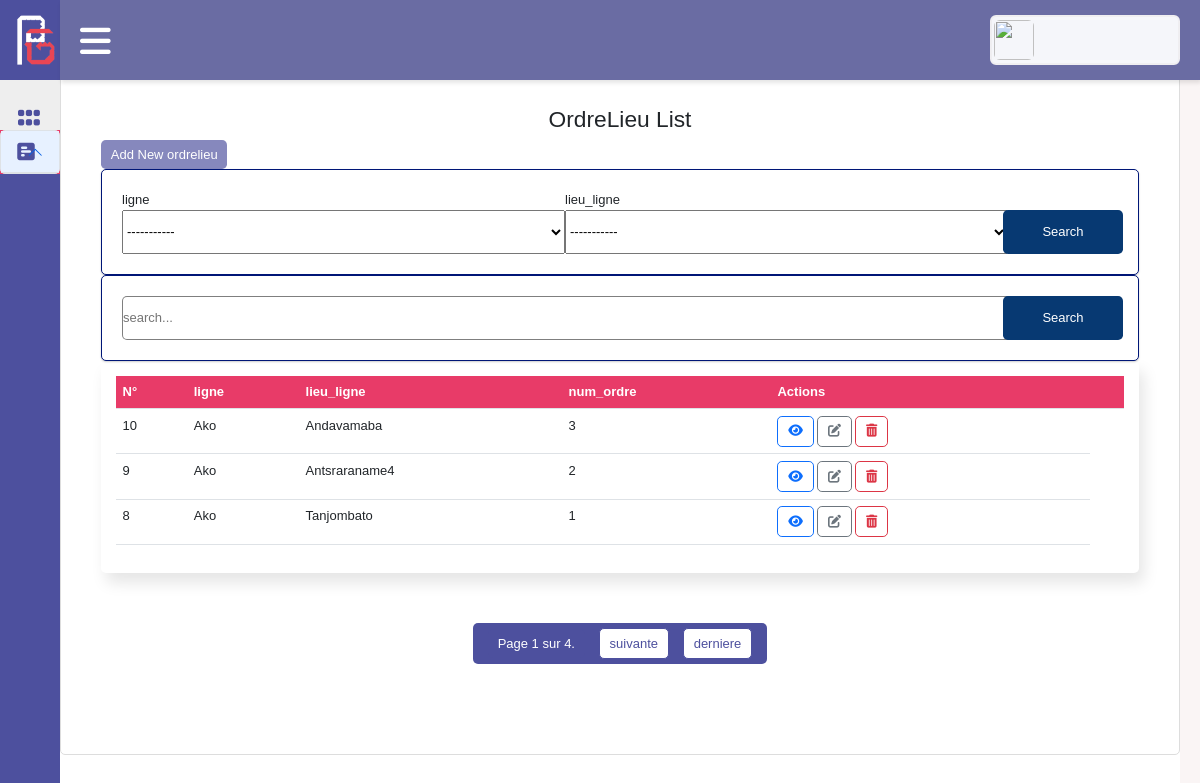
Page /transport_scolaire/ordrelieu on the earlier database version.
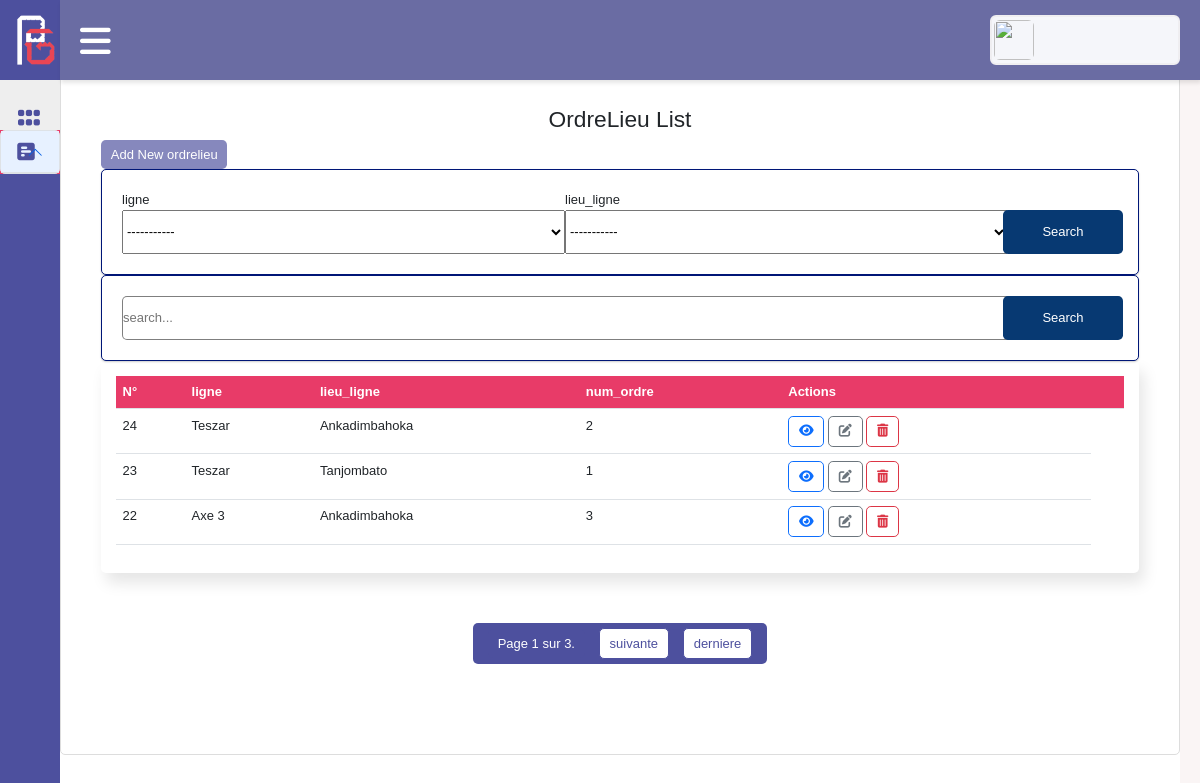
Same page on the later database version.
### transport_scolaire/models.py (models this page shows)
class OrdreLieu(models.Model):
     ligne = models.ForeignKey(Ligne, on_delete=models.CASCADE,)
     lieu_ligne = models.ForeignKey(LieuLigne, on_delete=models.CASCADE,)
     num_ordre = models.IntegerField()

class Ligne(models.Model):
     nom = models.CharField(max_length=50,)
     def __str__(self):
          return f"{self.nom}"

class LieuLigne(models.Model):
     nom_lieu = models.CharField(max_length=50,)
     latitude = models.CharField(max_length=50,default="-18.881589691375204",blank=False,)
     longitude = models.CharField(max_length=50,default="47.50664234161377",null=True,blank=False,)
     def __str__(self):
          return f"{self.nom_lieu}"

### transport_scolaire/views_generic.py (the view)
# urls.py: path('ordrelieu',OrdreLieuListView.as_view(), name='ordrelieu-list'),
class OrdreLieuListView(ListView):
     model = OrdreLieu
     template_name = 'ordrelieu/list.html'
     context_object_name = 'ordrelieus'
     number_page =3
     def get_context_data(self, **kwargs: Any) -> dict[str, Any]:
          context= super().get_context_data(**kwargs)
          search_query = self.request.GET.get('search_query') or ''
          objects =OrdreLieu.objects.all().order_by('-pk')
          search_filter = self.request.GET.get('search_filter_ligne') or ''
          if search_filter:
               objects=objects.filter(Q(ligne__pk=search_filter))
               context['search_filter_ligne']=search_filter
          search_filter = self.request.GET.get('search_filter_lieu_ligne') or ''
          if search_filter:
               objects=objects.filter(Q(lieu_ligne__pk=search_filter))
               context['search_filter_lieu_ligne']=search_filter
          if search_query:
               objects=objects.filter(Q(pk__icontains=search_query) | Q(num_ordre__icontains=search_query) )
          context['search_query']=search_query
          context['lignes']=Ligne.objects.all()
          context['lieu_lignes']=LieuLigne.objects.all()
          paginator = Paginator(objects,self.number_page)
          page_number = self.request.GET.get('page')
          page_obj = paginator.get_page(page_number)
          context['ordrelieus']=page_obj
          return context

### transport_scolaire/templates/ordrelieu/list.html (shortened to what this page needs)
{% extends 'base.html' %}
{% block title %}
   <div class='page_title'><h3>OrdreLieu List</h3></div>
{% endblock title %}
{% block content %}
   <div class='actions'>
      <a href='{% url 'transport_scolaire:ordrelieu-create' %}' class='btn btn-primary text-white'>
         Add New ordrelieu
   </a>
   </div>
   <form class='form-search'  method='GET'>
   <div class='content-search'>
         <div class='d-flex group flex-column '>            <label>ligne</label>            <select type='text'  name='search_filter_ligne'>
<option value=''>-----------</option>
         </div>         <div class='d-flex group flex-column '>            <label>lieu_ligne</label>            <select type='text'  name='search_filter_lieu_ligne'>
<option value=''>-----------</option>
         </div>         <button type='submit' class='btn btn-primary sub-2 text-white' >Search</button>
   </div>
   </form>
   <form class='form-search'  method='GET'>
         <input type='text' name='search_query' value='{{search_query}}' placeholder='search...'>
         <button type='submit' class='btn btn-primary text-white' >Search</button>
   </form>
   <div class='table-responsive'>
      <table class='table'>
         <thead>
            <tr>
               <th>N°</th>
               <th>ligne</th>
               <th>lieu_ligne</th>
               <th>num_ordre</th>
               <th>Actions<th>
            </tr>
         </thead>
         <tbody>
         {% for ordrelieu in ordrelieus %}
            <tr>
               <td>{{ ordrelieu.pk }}</td>
               <td>{{ ordrelieu.ligne }}</td>
               <td>{{ ordrelieu.lieu_ligne }}</td>
               <td>{{ ordrelieu.num_ordre }}</td>
               <td class='col-actions'>
                  <a class='see btn btn-outline-primary text-primary' href="{% url 'transport_scolaire:ordrelieu-detail' ordrelieu.pk %}"><i class='fa-solid fa-eye'></i></a>
                  <a class='update btn btn-outline-secondary text-secondary' href="{% url 'transport_scolaire:ordrelieu-update' ordrelieu.pk %}"><i class='fa-solid fa-pen-to-square'></i></a>
                  <a class='delete btn btn-outline-danger text-danger' href="{% url 'transport_scolaire:ordrelieu-delete' ordrelieu.pk %}"><i class='fa-solid fa-trash-can'></i></a>
               </td>
            </tr>
         {% endfor %}
         </tbody>
      </table>
   </div>
<div class="panigation">
            <span>
               <span>
                   Page {{ ordrelieus.number }} sur {{ ordrelieus.paginator.num_pages }}.
               </span>
               {% if ordrelieus.has_next %}
                   <a href="?page={{ ordrelieus.next_page_number }}">suivante</a>
                   <a href="?page={{ ordrelieus.paginator.num_pages }}">derniere</a>
               {% endif %}
           </span>
       </div>
{% endblock content %}

### app_master/templates/base.html (shortened to what this page needs)
{% load static %}
<!DOCTYPE html>
<html>
<head>
    <link rel='stylesheet' type='text/css' media='screen' href='{% static 'css/all.min.css' %}'>
    <link rel='stylesheet' type='text/css' media='screen' href='{% static 'css/fontawesome.min.css' %}'>
    <link rel='stylesheet' href='{% static 'css/jquery-ui.min.css' %}'>
    <link rel='stylesheet' type='text/css' media='screen' href='{% static 'css/main.css' %}'>
    <link rel='stylesheet' type='text/css' media='screen' href='{% static 'css/form.css' %}'>
    <link rel='stylesheet' type='text/css' media='screen' href='{% static 'css/base.css' %}'>
    <link rel='stylesheet' type='text/css' media='screen' href='{% static 'css/bootstrap.min.css' %}'>
</head>
<body>
    <div class='side-bar'>
        <div class='logo-detail'>
            <div class="logo-img" >
                     <img src='{% static 'image/logo.png' %}' />
             </div>
            <span class='logo_name'>
               <span class="project">Project</span><span class="generator"> Genrator</span>
            </span>
        </div>
        <ul class='nav-link'>
            <div class='menu-item dashboard active'>
                <a href='{% url 'dashboard' %}'>
                    <i class='fa-solid fa-grip'></i>
                    <span class='link_name'>Dashboard</span>
                </a>
            </div>
            <div class='accordion' id='accordionExample'>
                <div class='accordion-item'>
                  <h2 class='accordion-header' id='headingOne'>
                    <button class='accordion-button' type='button' data-bs-toggle='collapse' data-bs-target='#collapseOne' aria-expanded='true' aria-controls='collapseOne'>
<i class="fa-solid fa-square-poll-horizontal"></i> <span>transport_scolaire</span>
                    </button>
                  </h2>
                </div>
                    </div>
        </ul>
    </div>
    <section class='dashboard home-section active' id="app">
        <nav>
            <div class='side-bar-button'>
                <i class='fa-solid fa-bars sidebarBtn' style="color:#fff;"></i>
            </div>
            <div class='profile-detail'>
                {% if user.profile_photo %}
                       <img src='{{ user.profile_photo.url }}'>
                    {% else %}
                       <img src='{% static 'default-user-profile.jpg' %}' alt=''>
                    {% endif %}
            </div>
        </nav>
        <div class='home_content'>
            <div class='title'>
                {% block title %}{% endblock title %}
                </div>
            {% block content %}{% endblock content %}
        </div>
    </section>
</body>
</html>
</html>

### app_master/static/css/main.css (style rules this page uses)
* { margin: 0; padding: 0; box-sizing: border-box; font-family: 'Poppins', sans-serif; font-size: 13px; }
a { text-decoration: none !important; }
body { background-color: #faf5f5 !important; width: 100%; }
.side-bar { position: fixed; height: 100%; width: 220px; background-color: #4D509E; transition: all 0.5s ease; }
.side-bar .logo-detail { height: 80px; width: 100%; display: flex; align-items: center; }
.side-bar .logo-detail span { margin-left: 20px; font-size: 16px; font-weight: 800; color: #fff; }
.nav-link .dashboard { display: flex; align-items: center; background-color: #eeeeee !important; color: #4D509E !important; padding-left: 20px; height: 50px; }
.nav-link .dashboard a { color: #4D509E !important; margin-left: 5px; }
.nav-link .dashboard a i { color: #4D509E !important; font-size: 25px; }
.nav-link .dashboard a span { font-size: 13px; margin-left: 20px; font-weight: 600; }
.side-bar .nav-link .menu-item.active { background-color: #f5f5f5; color: black; }
.side-bar .nav-link .menu-item.active a i { color: rgb(255, 255, 255); }
section { background-color: #ffffff; position: relative; min-height: 100vh; width: calc(100vw - 240px); left: 220px; top: 0; transition: all 0.4s ease; }
section nav { position: fixed; top:0; z-index: 10; width: calc(100vw - 220px); left: 220px; height: 80px; background-color: #6a6ca3; padding: 0 20px; display: flex; align-items: center; justify-content: space-between; transition: all 0.5s ease; box-shadow: 1px 3px 4px rgba(0, 0, 0, 0.1); }
section nav .side-bar-button { display: flex; align-items: center; font-size: 24px; font-weight: 500; }
section nav .side-bar-button i { font-size: 35px; margin-right: 10px; }
nav .profile-detail { display: flex; align-items: center; height: 50px; min-width: 190px; min-width: 190px; background: #F5F6FA; border: 2px solid #EFEEF1; border-radius: 6px; padding: 0 15px 0 2px; }
nav .profile-detail img { height: 40px; width: 40px; border-radius: 6px; }
section .home_content { position: relative; padding-top: 100px; }
.home_content { margin: 0 auto; padding: 40px; background-color: #fff; border: 1px solid #ddd; border-radius: 5px; width: 100%; }
@media (max-width:1216px) { .side-bar { width: 60px; } }
@media (max-width:1216px) { section { width: calc(100vw - 80px); left: 60px; } }
@media (max-width:1216px) { section nav { width: calc(100vw - 60px); left: 60px; } }
.btn-primary { background-color: #4d509ead !important; border:none !important; }
.panigation { display: flex; flex-wrap: wrap; border-radius: 5px; justify-content: center; margin: 50px 0; }
.panigation a { background-color: #fff; border: 1px solid #4D509E; color: #4D509E; border-radius: 5px; display: inline-block; margin: 0 5px; padding: 5px 10px; text-decoration: none; transition: background-color 0.3s ease, color 0.3s ease; }
.panigation span { background-color: #4D509E; color: #fff; display: inline-block; margin: 0 5px; border-radius: 5px; padding: 5px 10px; }
.title { margin-top: 5px; text-align: center; }

### app_master/static/css/form.css (style rules this page uses)
.form-search { background-color: #fff; gap: 2px; width: 100%; display: flex; margin: auto; justify-content: space-between; padding: 20px 20px; border-radius: 5px; box-shadow: 0 1px 2px rgba(0, 0, 0, 0.2); }
.form-search input[type="text"] { width: calc(100% - 80px) !important; border: none; border-radius: 5px !important; border: 1px solid rgba(0, 0, 0, 0.5); animation: 1s ease; outline: none; height: 44px; }
.form-search { position: relative; border: 1px solid rgb(0, 22, 119); }
.form-search .group { width: calc( 100% ) ; }
.form-search .group input, .form-search .group select { height: 44px; }
.form-search button { position: absolute; background-color: rgb(7, 57, 114)!important; width: 120px; height: 44px !important; right: 15px; }
.form-search .sub-2 { top: 60%; transform: translateY(-50%); }
.content-search { display: flex; width: calc(100% - 110px); }

### app_master/templates/base.html (style rules this page uses)
img { width:100%; }

Differences in the rows shown:
removed OrdreLieu: pk "10", ligne "Ako", lieu_ligne "Andavamaba", num_ordre "3"
removed OrdreLieu: pk "9", ligne "Ako", lieu_ligne "Antsraraname4", num_ordre "2"
removed OrdreLieu: pk "8", ligne "Ako", lieu_ligne "Tanjombato", num_ordre "1"
added OrdreLieu: pk "24", ligne "Teszar", lieu_ligne "Ankadimbahoka", num_ordre "2"
added OrdreLieu: pk "23", ligne "Teszar", lieu_ligne "Tanjombato", num_ordre "1"
added OrdreLieu: pk "22", ligne "Axe 3", lieu_ligne "Ankadimbahoka", num_ordre "3"
Other differences:
{{ ordrelieus.paginator.num_pages }}: "4" → "3"
